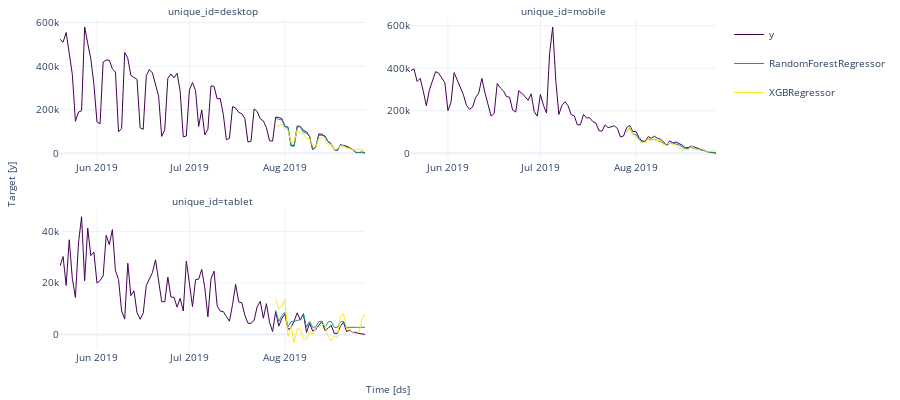

The cell this chart's notebook holds for it:
### Code cell
plot_series(data, forecast_best,  max_insample_length=100, engine = "plotly",)

### Figure 1 — Plotly figure (JSON) as saved in the notebook; plotly's stock layout.template omitted (floating-point values rounded to 4 significant figures; data arrays with more than 128 entries replaced by an {"elided": "..."} marker saying what was removed)
{"data": [{"legendgroup": "y", "line": {"color": "#440154", "width": 1}, "mode": "lines", "name": "y", "showlegend": true, "type": "scatter", "x": {"elided": "130 str values"}, "xaxis": "x", "y": {"elided": "130 int values"}, "yaxis": "y"}, {"legendgroup": "RandomForestRegressor", "line": {"color": "#21918c", "width": 1}, "mode": "lines", "name": "RandomForestRegressor", "showlegend": true, "type": "scatter", "x": {"elided": "130 str values"}, "xaxis": "x", "y": {"elided": "130 float values"}, "yaxis": "y"}, {"legendgroup": "XGBRegressor", "line": {"color": "#fde725", "width": 1}, "mode": "lines", "name": "XGBRegressor", "showlegend": true, "type": "scatter", "x": {"elided": "130 str values"}, "xaxis": "x", "y": {"elided": "130 float values"}, "yaxis": "y"}, {"legendgroup": "y", "line": {"color": "#440154", "width": 1}, "mode": "lines", "name": "y", "showlegend": false, "type": "scatter", "x": {"elided": "130 str values"}, "xaxis": "x2", "y": {"elided": "130 int values"}, "yaxis": "y2"}, {"legendgroup": "RandomForestRegressor", "line": {"color": "#21918c", "width": 1}, "mode": "lines", "name": "RandomForestRegressor", "showlegend": false, "type": "scatter", "x": {"elided": "130 str values"}, "xaxis": "x2", "y": {"elided": "130 float values"}, "yaxis": "y2"}, {"legendgroup": "XGBRegressor", "line": {"color": "#fde725", "width": 1}, "mode": "lines", "name": "XGBRegressor", "showlegend": false, "type": "scatter", "x": {"elided": "130 str values"}, "xaxis": "x2", "y": {"elided": "130 float values"}, "yaxis": "y2"}, {"legendgroup": "y", "line": {"color": "#440154", "width": 1}, "mode": "lines", "name": "y", "showlegend": false, "type": "scatter", "x": {"elided": "130 str values"}, "xaxis": "x3", "y": {"elided": "130 int values"}, "yaxis": "y3"}, {"legendgroup": "RandomForestRegressor", "line": {"color": "#21918c", "width": 1}, "mode": "lines", "name": "RandomForestRegressor", "showlegend": false, "type": "scatter", "x": {"elided": "130 str values"}, "xaxis": "x3", "y": {"elided": "130 float values"}, "yaxis": "y3"}, {"legendgroup": "XGBRegressor", "line": {"color": "#fde725", "width": 1}, "mode": "lines", "name": "XGBRegressor", "showlegend": false, "type": "scatter", "x": {"elided": "130 str values"}, "xaxis": "x3", "y": {"elided": "130 float values"}, "yaxis": "y3"}], "layout": {"annotations": [{"font": {"size": 10}, "showarrow": false, "text": "unique_id=desktop", "x": 0.2325, "xanchor": "center", "xref": "paper", "y": 1, "yanchor": "bottom", "yref": "paper"}, {"font": {"size": 10}, "showarrow": false, "text": "unique_id=mobile", "x": 0.7675, "xanchor": "center", "xref": "paper", "y": 1, "yanchor": "bottom", "yref": "paper"}, {"font": {"size": 10}, "showarrow": false, "text": "unique_id=tablet", "x": 0.2325, "xanchor": "center", "xref": "paper", "y": 0.425, "yanchor": "bottom", "yref": "paper"}, {"font": {"size": 10}, "showarrow": false, "text": "Time [ds]", "x": 0.5, "xanchor": "center", "xref": "paper", "y": 0, "yanchor": "top", "yref": "paper", "yshift": -30}, {"font": {"size": 10}, "showarrow": false, "text": "Target [y]", "textangle": -90, "x": 0, "xanchor": "right", "xref": "paper", "xshift": -40, "y": 0.5, "yanchor": "middle", "yref": "paper"}], "autosize": true, "font": {"size": 10}, "height": 400, "margin": {"b": 50, "l": 60, "r": 10, "t": 20}, "xaxis": {"anchor": "y", "domain": [0, 0.465], "showticklabels": true, "visible": true}, "xaxis2": {"anchor": "y2", "domain": [0.535, 1.0], "showticklabels": true, "visible": true}, "xaxis3": {"anchor": "y3", "domain": [0, 0.465], "showticklabels": true, "visible": true}, "xaxis4": {"anchor": "y4", "domain": [0.535, 1.0], "showticklabels": true, "visible": true}, "yaxis": {"anchor": "x", "domain": [0.575, 1]}, "yaxis2": {"anchor": "x2", "domain": [0.575, 1]}, "yaxis3": {"anchor": "x3", "domain": [0, 0.425]}, "yaxis4": {"anchor": "x4", "domain": [0, 0.425]}}}
